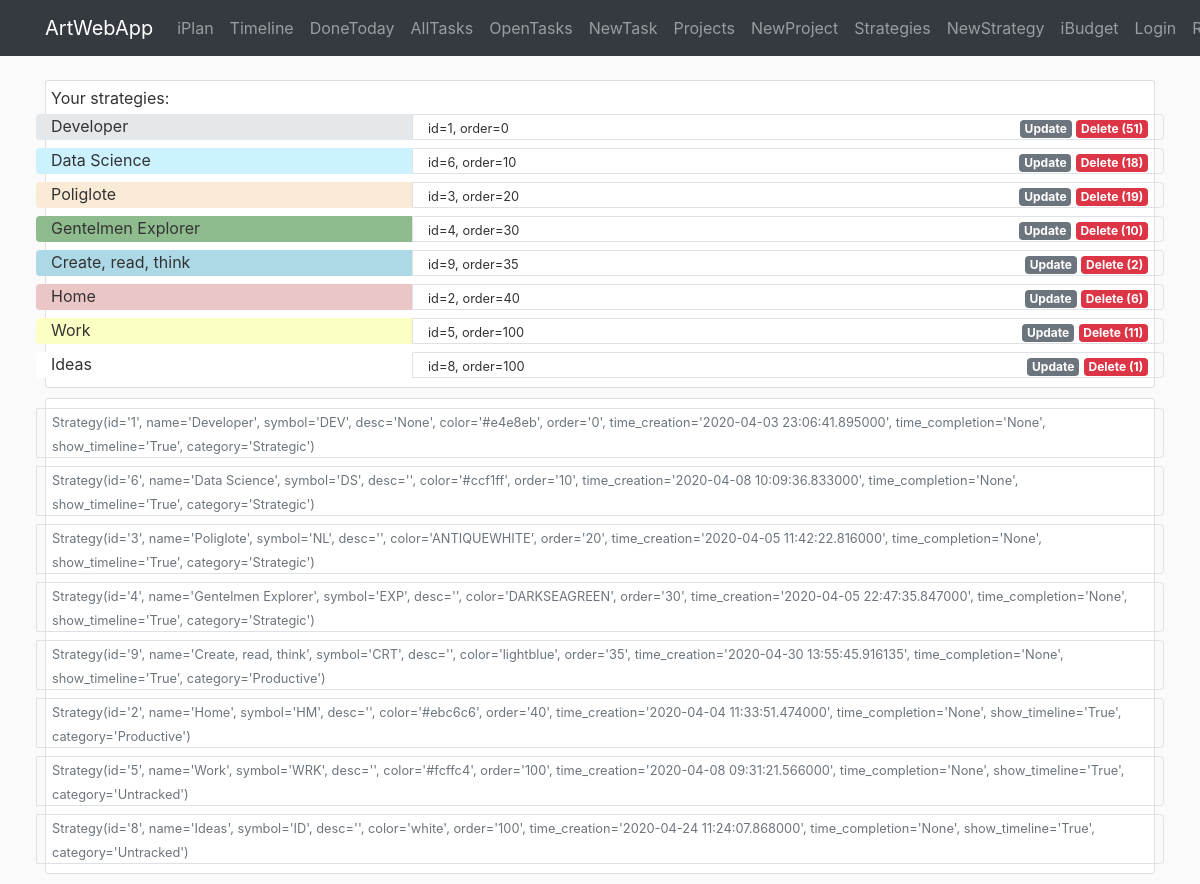
The page /iplan/strategy on the database its author committed.
### awa/iplan/models.py (models this page shows)
class Strategy(db.Model):
    id = db.Column(db.Integer, primary_key=True)
    name = db.Column(db.String(40), nullable=False)
    symbol = db.Column(db.String(3))
    desc = db.Column(db.Text)
    color = db.Column(db.String(7))
    order = db.Column(db.Integer)
    time_creation = db.Column(db.DateTime, default=datetime.now)
    time_completion = db.Column(db.DateTime)
    show_timeline = db.Column(db.Boolean, default=True, nullable=False)
    category = db.Column(db.String(20), nullable=True)
    br_task = db.relationship('Task', backref='strategy')  # todo: lazy=True - test that later
    def __repr__(self):
        return f"Strategy(id='{self.id}', name='{self.name}', symbol='{self.symbol}', desc='{self.desc}'," \
               f" color='{self.color}', order='{self.order}', time_creation='{self.time_creation}'," \
               f" time_completion='{self.time_completion}', show_timeline='{self.show_timeline}'," \
               f" category='{self.category}')"

### awa/iplan/routes.py (the view)
@iplan.route('/iplan/strategy', methods=['GET', 'POST'])
def strategy():
    strategies = Strategy.query.order_by(Strategy.order).all()
    count_tasks = {item.id: len(Task.query.filter_by(id_strategy=item.id).all()) for item in strategies}
    return render_template('iplan/strategy.html', strategies=strategies, legend='Create New Strategy',
                           count_tasks=count_tasks)

### awa/templates/iplan/strategy.html
{% extends "layout.html" %}
{% block content %}
<div class="container">
   <div class="content-section">
       Your strategies:
        {% for item in strategies %}
        <div class="row">
            <div class="col-4 rounded-left mt-1 mb-1" style="background-color:{{item.color}}">
                {{item.name}}
            </div>
            <div class="col border rounded-right mt-1 mb-1">
                <div class="row p-0">
                    <div class="col-auto">
                        <small>id={{item.id}}, order={{item.order}}</small>
                    </div>
                    <div class="col-auto ml-auto">
                        <a href="{{url_for('iplan.strategy_update', id_strategy=item.id)}}" class="badge badge-secondary">Update</a>
                        {% if count_tasks[item.id] != 0 %}
                            <a href="{{url_for('iplan.strategy_delete', id_strategy=item.id)}}" class="badge badge-danger">Delete ({{count_tasks[item.id]}})</a>
                        {% else %}
                            <a href="{{url_for('iplan.strategy_delete', id_strategy=item.id)}}" class="badge badge-warning">Delete ({{count_tasks[item.id]}})</a>
                        {% endif %}
                    </div>
                </div>
            </div>
        </div>
        {% endfor %}
    </div>
   <div class="content-section">
        {% for item in strategies %}
        <div class="row">
            <div class="col border rounded-right mt-1 mb-1">
                <div class="row p-0">
                    <div class="col-auto">
                        <small class="text-muted">{{item}}</small>
                    </div>
                </div>
            </div>
        </div>
        {% endfor %}
    </div>
</div>
{% endblock content %}

### awa/templates/layout.html (shortened to what this page needs)
<!DOCTYPE html>
<html lang="en">
<head>
    <link rel="stylesheet" href="https://stackpath.bootstrapcdn.com/bootstrap/4.4.1/css/bootstrap.min.css">
    <link rel="stylesheet" type="text/css" href="{{ url_for('static', filename='main.css') }}">
</head>
<body>
    <header>
        <nav class="navbar navbar-expand-md navbar-dark bg-dark fixed-top">
            <div class="container">
                <a class="navbar-brand" href="{{ url_for('main.home') }}">ArtWebApp</a>
                <div class="collapse navbar-collapse" id="navbarSupportedContent">
                    <div class="navbar-nav mr-auto">
                        <a class="nav-item nav-link" href="{{ url_for('iplan.home') }}">iPlan</a>
                        <a class="nav-item nav-link" href="{{ url_for('iplan.timeline') }}">Timeline</a>
                        <a class="nav-item nav-link" href="{{ url_for('iplan.task_donetoday') }}">DoneToday</a>
                        <a class="nav-item nav-link" href="{{ url_for('iplan.task') }}">AllTasks</a>
                        <a class="nav-item nav-link" href="{{ url_for('iplan.task_open') }}">OpenTasks</a>
                        <a class="nav-item nav-link" href="{{ url_for('iplan.task_create', timeline_category='This Week') }}">NewTask</a>
                        <a class="nav-item nav-link" href="{{ url_for('iplan.project') }}">Projects</a>
                        <a class="nav-item nav-link" href="{{ url_for('iplan.project_create') }}">NewProject</a>
                        <a class="nav-item nav-link" href="{{ url_for('iplan.strategy') }}">Strategies</a>
                        <a class="nav-item nav-link" href="{{ url_for('iplan.strategy_create') }}">NewStrategy</a>
                    </div>
                    <div class="navbar-nav">
                        <a class="nav-item nav-link" href="{{ url_for('ibudget.home')}}">iBudget</a>
                        <a class="nav-item nav-link" href="#">Login</a>
                        <a class="nav-item nav-link" href="#">Register</a>
                    </div>
                </div>
            </div>
        </nav>
    </header>
    <main role="main">
            {% block content %}{% endblock %}
    </main>
</body>
</html>

### awa/static/main.css (style rules this page uses)
body { background: #fafafa; color: #333333; margin-top: 5rem; }
.content-section { background: #ffffff; padding: 5px 5px; border: 1px solid #dddddd; border-radius: 3px; margin-bottom: 10px; }

### rows shown on the page
Strategy: name "Developer", id "1", order "0", count_tasks "51", id+name+symbol "Strategy(id='1', name='Developer', symbol='DEV', desc='None', color='#e4e8eb', order='0', time_creation='2020-04-03 23:06:41.895000', time_completion='None', show_timeline='True', category='Strategic')"
Strategy: name "Data Science", id "6", order "10", count_tasks "18", id+name+symbol "Strategy(id='6', name='Data Science', symbol='DS', desc='', color='#ccf1ff', order='10', time_creation='2020-04-08 10:09:36.833000', time_completion='None', show_timeline='True', category='Strategic')"
Strategy: name "Poliglote", id "3", order "20", count_tasks "19", id+name+symbol "Strategy(id='3', name='Poliglote', symbol='NL', desc='', color='ANTIQUEWHITE', order='20', time_creation='2020-04-05 11:42:22.816000', time_completion='None', show_timeline='True', category='Strategic')"
Strategy: name "Gentelmen Explorer", id "4", order "30", count_tasks "10", id+name+symbol "Strategy(id='4', name='Gentelmen Explorer', symbol='EXP', desc='', color='DARKSEAGREEN', order='30', time_creation='2020-04-05 22:47:35.847000', time_completion='None', show_timeline='True', category='Strategic')"
Strategy: name "Create, read, think", id "9", order "35", count_tasks "2", id+name+symbol "Strategy(id='9', name='Create, read, think', symbol='CRT', desc='', color='lightblue', order='35', time_creation='2020-04-30 13:55:45.916135', time_completion='None', show_timeline='True', category='Productive')"
Strategy: name "Home", id "2", order "40", count_tasks "6", id+name+symbol "Strategy(id='2', name='Home', symbol='HM', desc='', color='#ebc6c6', order='40', time_creation='2020-04-04 11:33:51.474000', time_completion='None', show_timeline='True', category='Productive')"
Strategy: name "Work", id "5", order "100", count_tasks "11", id+name+symbol "Strategy(id='5', name='Work', symbol='WRK', desc='', color='#fcffc4', order='100', time_creation='2020-04-08 09:31:21.566000', time_completion='None', show_timeline='True', category='Untracked')"
Strategy: name "Ideas", id "8", order "100", show_timeline "1", id+name+symbol "Strategy(id='8', name='Ideas', symbol='ID', desc='', color='white', order='100', time_creation='2020-04-24 11:24:07.868000', time_completion='None', show_timeline='True', category='Untracked')"
